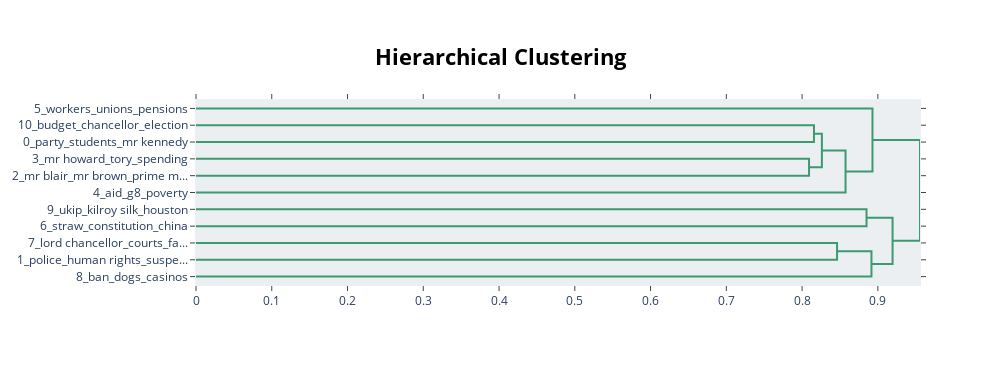

The code cell stored with this chart in its notebook:
### Code cell
# Visualise the topic hierarchy
topic_model.visualize_hierarchy(top_n_topics=11)

### Figure 1 — Plotly figure (JSON) as saved in the notebook; plotly's stock layout.template omitted (floating-point values rounded to 4 significant figures)
{"data": [{"hoverinfo": "text", "marker": {"color": "rgb(61,153,112)"}, "mode": "lines", "type": "scatter", "x": [0.0, 0.8157, 0.8157, 0.0], "xaxis": "x", "y": [-15.0, -15.0, -25.0, -25.0], "yaxis": "y"}, {"hoverinfo": "text", "marker": {"color": "rgb(61,153,112)"}, "mode": "lines", "type": "scatter", "x": [0.0, 0.8092, 0.8092, 0.0], "xaxis": "x", "y": [-35.0, -35.0, -45.0, -45.0], "yaxis": "y"}, {"hoverinfo": "text", "marker": {"color": "rgb(61,153,112)"}, "mode": "lines", "type": "scatter", "x": [0.8157, 0.8261, 0.8261, 0.8092], "xaxis": "x", "y": [-20.0, -20.0, -40.0, -40.0], "yaxis": "y"}, {"hoverinfo": "text", "marker": {"color": "rgb(61,153,112)"}, "mode": "lines", "type": "scatter", "x": [0.8261, 0.8574, 0.8574, 0.0], "xaxis": "x", "y": [-30.0, -30.0, -55.0, -55.0], "yaxis": "y"}, {"hoverinfo": "text", "marker": {"color": "rgb(61,153,112)"}, "mode": "lines", "type": "scatter", "x": [0.0, 0.8929, 0.8929, 0.8574], "xaxis": "x", "y": [-5.0, -5.0, -42.5, -42.5], "yaxis": "y"}, {"hoverinfo": "text", "marker": {"color": "rgb(61,153,112)"}, "mode": "lines", "type": "scatter", "x": [0.0, 0.885, 0.885, 0.0], "xaxis": "x", "y": [-65.0, -65.0, -75.0, -75.0], "yaxis": "y"}, {"hoverinfo": "text", "marker": {"color": "rgb(61,153,112)"}, "mode": "lines", "type": "scatter", "x": [0.0, 0.8462, 0.8462, 0.0], "xaxis": "x", "y": [-85.0, -85.0, -95.0, -95.0], "yaxis": "y"}, {"hoverinfo": "text", "marker": {"color": "rgb(61,153,112)"}, "mode": "lines", "type": "scatter", "x": [0.8462, 0.8916, 0.8916, 0.0], "xaxis": "x", "y": [-90.0, -90.0, -105.0, -105.0], "yaxis": "y"}, {"hoverinfo": "text", "marker": {"color": "rgb(61,153,112)"}, "mode": "lines", "type": "scatter", "x": [0.885, 0.9194, 0.9194, 0.8916], "xaxis": "x", "y": [-70.0, -70.0, -97.5, -97.5], "yaxis": "y"}, {"hoverinfo": "text", "marker": {"color": "rgb(61,153,112)"}, "mode": "lines", "type": "scatter", "x": [0.8929, 0.9556, 0.9556, 0.9194], "xaxis": "x", "y": [-23.75, -23.75, -83.75, -83.75], "yaxis": "y"}], "layout": {"autosize": false, "height": 365, "hoverlabel": {"bgcolor": "white", "font": {"family": "Rockwell", "size": 16}}, "hovermode": "closest", "plot_bgcolor": "#ECEFF1", "showlegend": false, "title": {"font": {"color": "Black", "size": 22}, "text": "<b>Hierarchical Clustering</b>", "x": 0.5, "xanchor": "center", "yanchor": "top"}, "width": 1000, "xaxis": {"mirror": "allticks", "rangemode": "tozero", "showgrid": false, "showline": true, "showticklabels": true, "ticks": "outside", "type": "linear", "zeroline": false}, "yaxis": {"mirror": "allticks", "range": [-110, 0], "rangemode": "tozero", "showgrid": false, "showline": true, "showticklabels": true, "tickmode": "array", "ticks": "outside", "ticktext": ["5_workers_unions_pensions", "10_budget_chancellor_election", "0_party_students_mr kennedy", "3_mr howard_tory_spending", "2_mr blair_mr brown_prime m...", "4_aid_g8_poverty", "9_ukip_kilroy silk_houston", "6_straw_constitution_china", "7_lord chancellor_courts_fa...", "1_police_human rights_suspe...", "8_ban_dogs_casinos"], "tickvals": [-5, -15, -25, -35, -45, -55, -65, -75, -85, -95, -105], "type": "linear", "zeroline": false}}}
